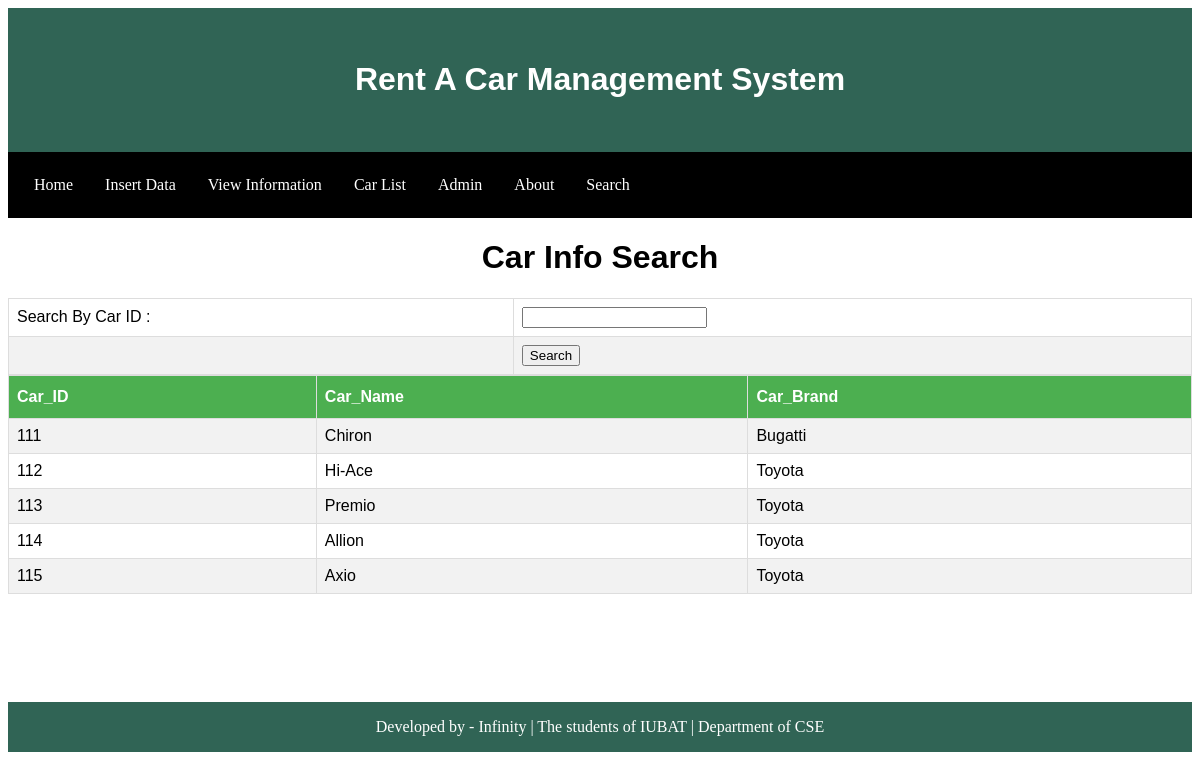
/car_info_search_view.php, run on the app's committed database.
### tables this page shows
CREATE TABLE `car_information` (
  `sl` int(20) NOT NULL,
  `Car_ID` varchar(20) NOT NULL,
  `Car_Licence_Number` varchar(35) NOT NULL,
  `Car_Engine_Number` varchar(35) NOT NULL,
  `Car_Name` varchar(35) NOT NULL,
  `Car_Brand` varchar(35) NOT NULL,
  `Driver_ID` varchar(35) NOT NULL,
  `Total_sit` varchar(30) NOT NULL
);

### car_info_search_view.php (the view, shortened to what this page needs)
<!DOCTYPE html>
<html>
<head>
	<link rel="stylesheet" type="text/css" href="styleindex.css">
</head>
<body>
<div class="flex-container">
<header align="center">
<h1>Rent A Car Management System</h1>
</header>
<ul>
  <li><a href="index.php">Home</a></li>
  <li class="dropdown">
    <a href="javascript:void(0)" class="dropbtn">Insert Data</a>
  </li>
  <li class="dropdown">
    <a href="javascript:void(0)" class="dropbtn">View Information</a>
  </li>
  <li><a href="inner_join.php">Car List</a></li>
  <li><a href="admin.php">Admin</a></li>
  <li><a href="about.php">About</a></li>
  <li><a href="car_info_search.php">Search</a></li>
</ul>
<h1 align=center> Car Info Search</h1>
<form method="post" action="car_info_search_view.php">
<table align=center>
       <tr>
           <td>Search By Car ID :</td>
           <td><input type="text" name="Car_ID" value=""></td>
       </tr>
	    <td></td>
           <td><input type="submit" name="register_btn" value="Search" value=""></td>
</table>
</form>
<?php
    $con= new mysqli("localhost","root","","rent_a_car_management_system");
    $name = $_POST['Car_ID'];
$result = mysqli_query($con, "SELECT * FROM car_information
    WHERE Car_ID LIKE '%{$name}%'");
	if ($result->num_rows > 0) {
    echo "<table align=center>
	<tr>
		<th>Car_ID</th>
		<th>Car_Name</th>
		<th>Car_Brand</th>
	</tr>";
while ($row = mysqli_fetch_array($result))
{
        echo "<tr>
				<td>" . $row["Car_ID"]. "</td>
				<td>" . $row["Car_Name"]."</td>
				<td>" . $row["Car_Brand"]."</td>
			</tr>";
}
 echo "</table>";
}
else {
    echo "No result Found";
}
    ?>
</body>
<br><br><br>
<br><br><br>
<footer>Developed by - Infinity | The students of IUBAT | Department of CSE</footer>
</html>

### styleindex.css (style rules this page uses)
header { padding: 2em; color: white; background-color: hsl(163, 35%, 29%); clear: left; text-align: center; }
footer { padding: 1em; color: white; background-color: hsl(163, 35%, 29%); clear: left; text-align: center; }
h1 { font-family: "Comic Sans MS", cursive, sans-serif; }
ul { list-style-type: none; margin: 0; padding: 10px; overflow: hidden; background-color: black; }
li { float: left; }
li a, .dropbtn { display: inline-block; color: white; text-align: center; padding: 14px 16px; text-decoration: none; }
li.dropdown { display: inline-block; }

### car_info_search_view.php (style rules this page uses)
table { font-family: "Trebuchet MS", Arial, Helvetica, sans-serif; border-collapse: collapse; width: 100%; }
table td, table th { border: 1px solid #ddd; padding: 8px; }
table tr:nth-child(even) { background-color: #f2f2f2; }
table th { padding-top: 12px; padding-bottom: 12px; text-align: left; background-color: #4CAF50; color: white; }

### data on the page
car_information: Car_ID "111", Car_Name "Chiron", Car_Brand "Bugatti"
car_information: Car_ID "112", Car_Name "Hi-Ace", Car_Brand "Toyota"
car_information: Car_ID "113", Car_Name "Premio", Car_Brand "Toyota"
car_information: Car_ID "114", Car_Name "Allion", Car_Brand "Toyota"
car_information: Car_ID "115", Car_Name "Axio", Car_Brand "Toyota"
